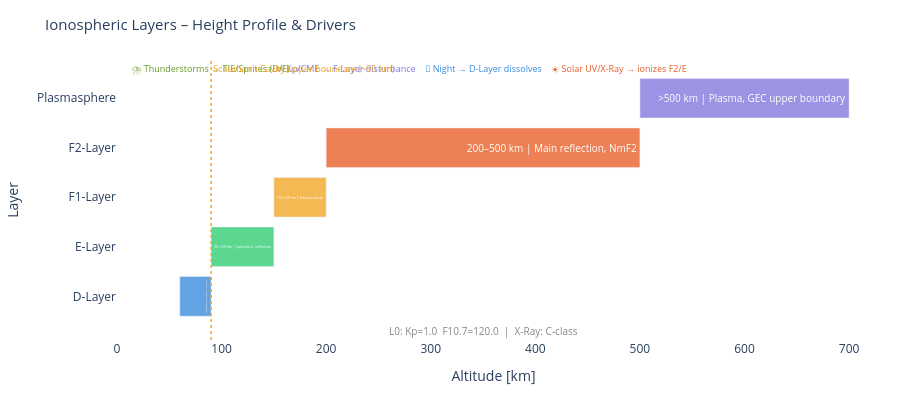

The code cell stored with this chart in its notebook:
### Markdown cell above
---
## 1. System Structure: Ionospheric Layers & Drivers

### Code cell
# Ionospheric Layer Profile as an Altitude Diagram
layers_iono = [
    {'name': 'D-Layer',  'h_lo': 60,  'h_hi': 90,  'color': '#378ADD', 'note': '60–90 km | Daytime HF absorption'},
    {'name': 'E-Layer',  'h_lo': 90,  'h_hi': 150, 'color': '#2ecc71', 'note': '90–150 km | Sporadic-E, reflection'},
    {'name': 'F1-Layer', 'h_lo': 150, 'h_hi': 200, 'color': '#F2A623', 'note': '150–200 km | Daytime, weak'},
    {'name': 'F2-Layer', 'h_lo': 200, 'h_hi': 500, 'color': '#E85D24', 'note': '200–500 km | Main reflection, NmF2'},
    {'name': 'Plasmasphere','h_lo': 500,'h_hi': 700,  'color': '#7F77DD', 'note': '>500 km | Plasma, GEC upper boundary'},
]

fig = go.Figure()
for l in layers_iono:
    h_mid = (l['h_lo'] + l['h_hi']) / 2
    fig.add_trace(go.Bar(
        x=[l['h_hi'] - l['h_lo']],
        y=[l['name']],
        base=l['h_lo'],
        orientation='h',
        marker_color=l['color'], opacity=0.78,
        text=l['note'],
        textposition='inside',
        textfont=dict(size=10, color='white'),
        showlegend=False,
        hovertemplate=l['note'] + '<extra></extra>'
    ))

# External Driver Arrows as Annotations
for txt, x, col in [
    ('☀️ Solar UV/X-Ray → ionizes F2/E', 480, '#E85D24'),
    ('🌙 Night → D-Layer dissolves', 350, '#378ADD'),
    ('⚡ Kp/CME → F-Layer disturbance', 220, '#7F77DD'),
    ('⛈️ Thunderstorms → TIE/Sprites (D/E)', 90, '#639922'),
]:
    fig.add_annotation(
        x=x, y=4.6, text=txt, showarrow=False,
        font=dict(size=9, color=col),
        xanchor='center'
    )

# Schumann Cavity Marking
fig.add_vline(x=90, line_dash='dot', line_color='#F2A623', line_width=1.5,
              annotation_text='Schumann Cavity upper boundary (~90 km)',
              annotation_position='top right',
              annotation_font=dict(size=9, color='#F2A623'))

# Layer Context
ctx = []
if layer0: ctx.append(f'L0: Kp={l0_kp}  F10.7={l0_f107}')
if layer3 and l3_xray: ctx.append(f'X-Ray: {l3_xray.get("class","–")}-class')
if ctx:
    fig.add_annotation(x=350, y=-0.7, text='  |  '.join(ctx), showarrow=False,
                       font=dict(size=10, color='#888780'), xanchor='center')

fig.update_layout(
    title=dict(text='Ionospheric Layers – Height Profile & Drivers', font=dict(size=15)),
    xaxis=dict(title='Altitude [km]', range=[0, 720]),
    yaxis=dict(title='Layer'),
    height=400, plot_bgcolor='rgba(0,0,0,0)', paper_bgcolor='rgba(0,0,0,0)',
    margin=dict(l=80, r=30, t=60, b=60),
    barmode='overlay'
)
fig.show()

### Figure 1 — Plotly figure (JSON) as saved in the notebook; plotly's stock layout.template omitted (floating-point values rounded to 4 significant figures)
{"data": [{"base": 60, "hovertemplate": "60–90 km | Daytime HF absorption<extra></extra>", "marker": {"color": "#378ADD"}, "opacity": 0.78, "orientation": "h", "showlegend": false, "text": "60–90 km | Daytime HF absorption", "textfont": {"color": "white", "size": 10}, "textposition": "inside", "type": "bar", "x": [30], "y": ["D-Layer"]}, {"base": 90, "hovertemplate": "90–150 km | Sporadic-E, reflection<extra></extra>", "marker": {"color": "#2ecc71"}, "opacity": 0.78, "orientation": "h", "showlegend": false, "text": "90–150 km | Sporadic-E, reflection", "textfont": {"color": "white", "size": 10}, "textposition": "inside", "type": "bar", "x": [60], "y": ["E-Layer"]}, {"base": 150, "hovertemplate": "150–200 km | Daytime, weak<extra></extra>", "marker": {"color": "#F2A623"}, "opacity": 0.78, "orientation": "h", "showlegend": false, "text": "150–200 km | Daytime, weak", "textfont": {"color": "white", "size": 10}, "textposition": "inside", "type": "bar", "x": [50], "y": ["F1-Layer"]}, {"base": 200, "hovertemplate": "200–500 km | Main reflection, NmF2<extra></extra>", "marker": {"color": "#E85D24"}, "opacity": 0.78, "orientation": "h", "showlegend": false, "text": "200–500 km | Main reflection, NmF2", "textfont": {"color": "white", "size": 10}, "textposition": "inside", "type": "bar", "x": [300], "y": ["F2-Layer"]}, {"base": 500, "hovertemplate": ">500 km | Plasma, GEC upper boundary<extra></extra>", "marker": {"color": "#7F77DD"}, "opacity": 0.78, "orientation": "h", "showlegend": false, "text": ">500 km | Plasma, GEC upper boundary", "textfont": {"color": "white", "size": 10}, "textposition": "inside", "type": "bar", "x": [200], "y": ["Plasmasphere"]}], "layout": {"annotations": [{"font": {"color": "#E85D24", "size": 9}, "showarrow": false, "text": "☀️ Solar UV/X-Ray → ionizes F2/E", "x": 480, "xanchor": "center", "y": 4.6}, {"font": {"color": "#378ADD", "size": 9}, "showarrow": false, "text": "🌙 Night → D-Layer dissolves", "x": 350, "xanchor": "center", "y": 4.6}, {"font": {"color": "#7F77DD", "size": 9}, "showarrow": false, "text": "⚡ Kp/CME → F-Layer disturbance", "x": 220, "xanchor": "center", "y": 4.6}, {"font": {"color": "#639922", "size": 9}, "showarrow": false, "text": "⛈️ Thunderstorms → TIE/Sprites (D/E)", "x": 90, "xanchor": "center", "y": 4.6}, {"font": {"color": "#F2A623", "size": 9}, "showarrow": false, "text": "Schumann Cavity upper boundary (~90 km)", "x": 90, "xanchor": "left", "xref": "x", "y": 1, "yanchor": "top", "yref": "y domain"}, {"font": {"color": "#888780", "size": 10}, "showarrow": false, "text": "L0: Kp=1.0  F10.7=120.0  |  X-Ray: C-class", "x": 350, "xanchor": "center", "y": -0.7}], "barmode": "overlay", "height": 400, "margin": {"b": 60, "l": 80, "r": 30, "t": 60}, "paper_bgcolor": "rgba(0,0,0,0)", "plot_bgcolor": "rgba(0,0,0,0)", "shapes": [{"line": {"color": "#F2A623", "dash": "dot", "width": 1.5}, "type": "line", "x0": 90, "x1": 90, "xref": "x", "y0": 0, "y1": 1, "yref": "y domain"}], "title": {"font": {"size": 15}, "text": "Ionospheric Layers – Height Profile & Drivers"}, "xaxis": {"range": [0, 720], "title": {"text": "Altitude [km]"}}, "yaxis": {"title": {"text": "Layer"}}}}
